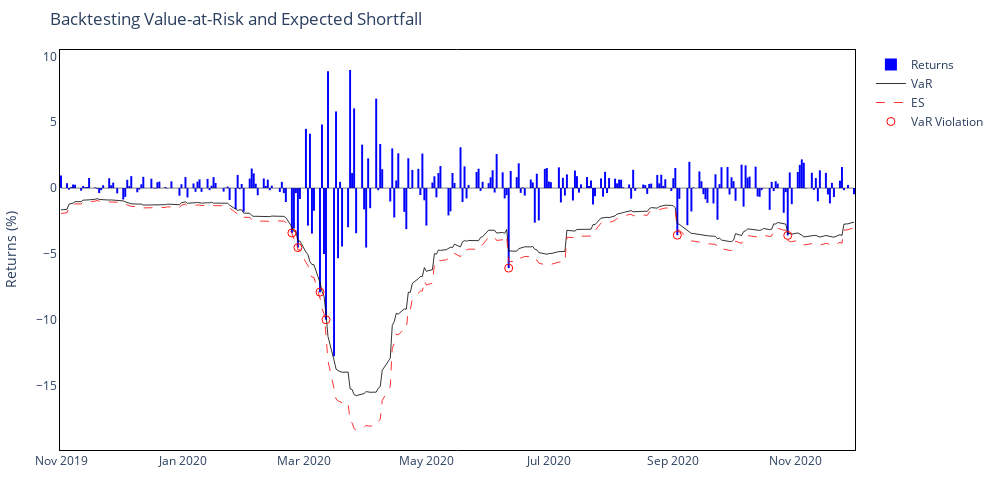

Source (notebook cell):
### Code cell
# Plot interactive VaR
fig_var = plots.plot_backtest(ma_output, subset = ("2019-11-01", "2020-11-30"), interactive = True, )

### Figure 1 — Plotly figure (JSON) as saved in the notebook; plotly's stock layout.template omitted (floating-point values rounded to 4 significant figures; data arrays with more than 128 entries replaced by an {"elided": "..."} marker saying what was removed)
{"data": [{"hovertemplate": "Date: %{x}<br>Return: %{y:.2f}%", "marker": {"color": "blue", "line": {"color": "black", "width": 0}}, "name": "Returns", "opacity": 1, "type": "bar", "x": {"elided": "272 str values"}, "y": {"elided": "272 float values"}}, {"customdata": {"elided": "272 float values"}, "hovertemplate": "Date: %{x}<br>VaR: %{customdata:.2f}%", "line": {"color": "black", "width": 0.8}, "mode": "lines", "name": "VaR", "type": "scatter", "x": {"elided": "272 str values"}, "y": {"elided": "272 float values"}}, {"customdata": {"elided": "272 float values"}, "hovertemplate": "Date: %{x}<br>ES: %{customdata:.2f}%", "line": {"color": "red", "dash": "dash", "width": 0.8}, "mode": "lines", "name": "ES", "type": "scatter", "x": {"elided": "272 str values"}, "y": {"elided": "272 float values"}}, {"hovertemplate": "Date: %{x}<br>Return: %{y:.2f}%", "marker": {"color": "red", "size": 8, "symbol": "circle-open"}, "mode": "markers", "name": "VaR Violation", "type": "scatter", "x": ["2020-02-24T00:00:00", "2020-02-27T00:00:00", "2020-03-09T00:00:00", "2020-03-12T00:00:00", "2020-06-11T00:00:00", "2020-09-03T00:00:00", "2020-10-28T00:00:00"], "y": [-3.409, -4.517, -7.901, -9.994, -6.075, -3.576, -3.593]}], "layout": {"bargap": 0.025, "barmode": "overlay", "height": 500, "hovermode": "x unified", "margin": {"b": 50, "l": 60, "r": 60, "t": 50}, "paper_bgcolor": "white", "plot_bgcolor": "white", "shapes": [{"line": {"color": "black", "width": 0.5}, "type": "line", "x0": "2019-11-01T00:00:00", "x1": "2020-11-30T00:00:00", "xref": "x", "y0": 0, "y1": 0, "yref": "y"}], "title": {"text": "Backtesting Value-at-Risk and Expected Shortfall"}, "width": 1000, "xaxis": {"linecolor": "black", "linewidth": 1, "mirror": true, "showline": true}, "yaxis": {"linecolor": "black", "linewidth": 1, "mirror": true, "showline": true, "title": {"text": "Returns (%)"}}}}
